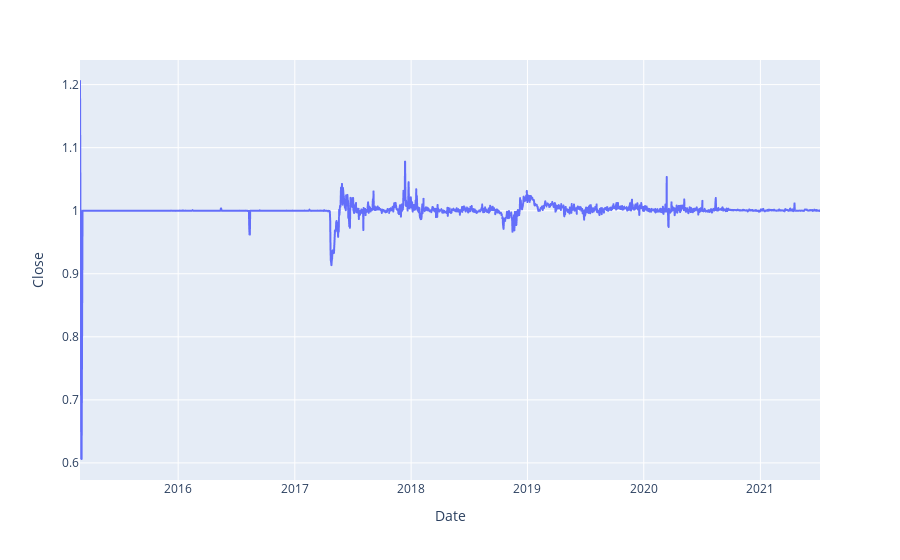

Notebook code cell kept with this figure:
### Code cell
fig = px.line(data, x='Date', y="Close")
fig.show();

### Figure 1 — Plotly figure (JSON) as saved in the notebook; plotly's stock layout.template omitted (floating-point values rounded to 4 significant figures; data arrays with more than 128 entries replaced by an {"elided": "..."} marker saying what was removed)
{"data": [{"hovertemplate": "Date=%{x}<br>Close=%{y}<extra></extra>", "legendgroup": "", "line": {"color": "#636efa", "dash": "solid"}, "marker": {"symbol": "circle"}, "mode": "lines", "name": "", "showlegend": false, "x": {"elided": "2318 str values"}, "xaxis": "x", "y": {"elided": "2318 float values"}, "yaxis": "y", "type": "scattergl"}], "layout": {"xaxis": {"anchor": "y", "domain": [0, 1], "title": {"text": "Date"}}, "yaxis": {"anchor": "x", "domain": [0, 1], "title": {"text": "Close"}}, "legend": {"tracegroupgap": 0}, "margin": {"t": 60}}}
